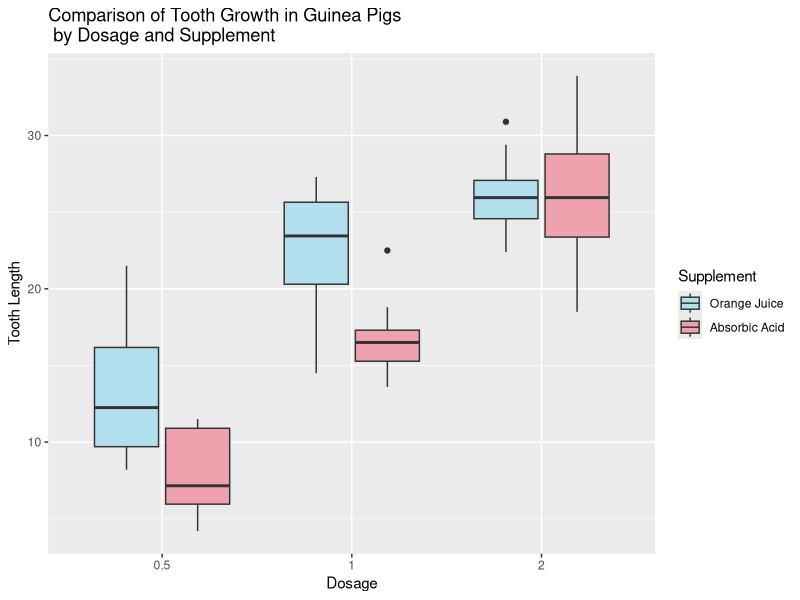

R code for this plot: (Note: this script raises an error after producing the figure.)
## ---- chunk 1
suppressMessages({
        suppressWarnings(
        {
                library(dplyr)          # easier data frame manipulation
                library(ggplot2)        # plotting charts 
        })
})
## ---- chunk 2
# Load data 
data(ToothGrowth)
## ---- chunk 3
str(ToothGrowth)
## ---- chunk 4
# Statistical summary of features and response
summary(ToothGrowth)
## ---- chunk 5
# Convert dose to factor, categorical variable 
ToothGrowth$dose <- as.factor(ToothGrowth$dose)
## ---- chunk 6
# Colors of boxes 
cols <- c('lightblue2','lightpink2')

# Plot data 
ggplot(ToothGrowth, aes(x=dose, y=len, fill=supp)) +
        geom_boxplot() +
        labs(x = "Dosage", y = "Tooth Length",
             fill='Supplement',
             title='Comparison of Tooth Growth in Guinea Pigs\n by Dosage and Supplement') +
        scale_fill_manual(labels=c('Orange Juice', 'Absorbic Acid'),
                          values=cols)
## ---- chunk 7
# Separate orange juice supplement data 
grow_OJ <- subset(ToothGrowth, supp == 'OJ')

# Select just 0.5 and 1.0 dosages 
grow_OJ_051 <- subset(grow_OJ, dose %in% c(0.5, 1))
# Test doses 0.5 and 1.0 
t_test <- t.test(len ~ dose, paired = FALSE, var.equal = FALSE, data = grow_OJ_051)

# Print p-value and confidence interval
print(paste('The p-value is :', t_test$p.value, 'and the t-score is :', t_test$statistic))

## ---- chunk 8
# Select 1.0 and 2.0 dosages
grow_OJ_12 <- subset(grow_OJ, dose %in% c(2, 1))
# Perform t-test 
t_test <- t.test(len ~ dose, paired = FALSE, var.equal = FALSE, data = grow_OJ_12)

# Print p-value and confidence interval
print(paste('The p-value is :', t_test$p.value, 'and the t-score is :', t_test$statistic))
## ---- chunk 9
# Separate absorbic acid data, coded as 'VC'
grow_VC <- subset(ToothGrowth, supp == 'VC')

# Select just 0.5 and 1.0 dosage levels
grow_VC_051 <- subset(grow_VC, dose %in% c(0.5, 1))
# Perform t-test 
t_test <- t.test(len ~ dose, paired = FALSE, var.equal = FALSE, data = grow_VC_051)

# Print p-value and confidence interval
print(paste('The p-value is :', t_test$p.value, 'and the t-score is :', t_test$statistic))
## ---- chunk 10
# Select 1.0 and 2.0 dosages 
grow_VC_12 <- subset(grow_VC, dose %in% c(1, 2))
# Perform t-test
t_test <- t.test(len ~ dose, paired = FALSE, var.equal = FALSE, data = grow_VC_12)

# Print p-value and confidence interval
print(paste('The p-value is :', t_test$p.value, 'and the t-score is :', t_test$statistic))
## ---- chunk 11
# Select entries for each supplement 
grow_OJ_2 = subset(grow_OJ, dose == 2)
grow_VC_2 = subset(grow_VC, dose == 2)
# Combine into a single data frame 
grow_2 <- rbind(grow_OJ_2, grow_VC_2)
# Perform t-test 
t_test <- t.test(len ~ supp, paired = FALSE, var.equal = FALSE, data = grow_2)

# Print p-value and confidence interval
print(paste('The p-value is :', t_test$p.value, 'and the t-score is :', t_test$statistic))
